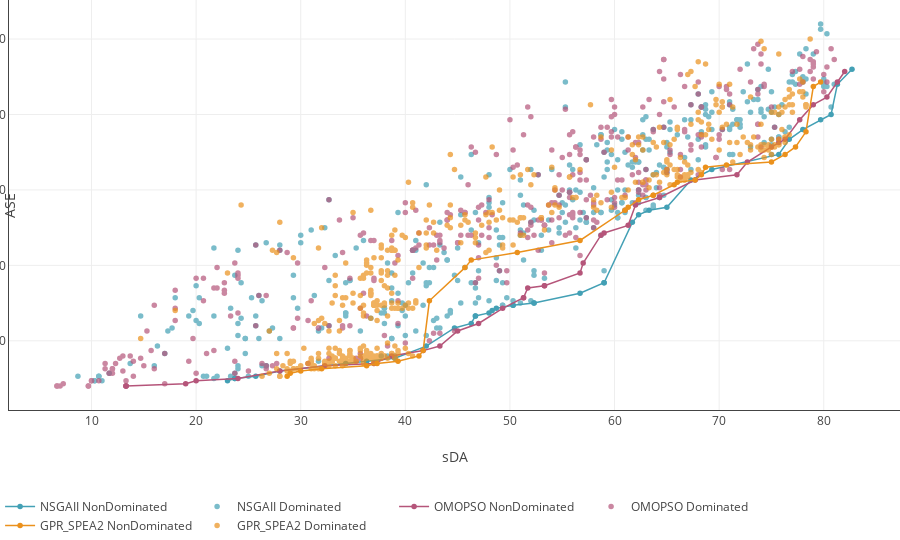

Notebook cell for this chart:
### Markdown cell above
### Pareto Front Plot

### Code cell
new_backend()

create_pfs(pfs1, x=sDA, y=ASE, tpf=nothing, names=all_algorithms_phase1, 
           colorscale=nothing, colors=["#43a0b5", "#B5557A", "#eb911c"],
           draw_dominated=true, layout=layout_weaved)

### Figure 1 — Plotly figure (JSON) as saved in the notebook; plotly's stock layout.template omitted (floating-point values rounded to 4 significant figures; data arrays with more than 128 entries replaced by an {"elided": "..."} marker saying what was removed)
{"data": [{"line": {"color": "#43a0b5", "width": 1.5}, "marker": {"color": "#43a0b5", "size": 5.5}, "mode": "lines+markers", "name": "NSGAII NonDominated", "opacity": 1, "type": "scatter", "x": [23, 23.7, 23.7, 25.7, 28, 34.3, 36.3, 39, 42, 44.7, 46.3, 46.7, 46.7, 48, 48.3, 48.7, 50.3, 50.3, 52.3, 52.3, 56.7, 59, 59, 61.7, 62.3, 63.3, 65, 67.3, 69.3, 75.7, 76.7, 78, 79.7, 80.7, 81.3, 82.7], "y": [4.7, 5, 5, 5.3, 6, 7, 7.3, 7.7, 9.3, 11.7, 12.3, 13.3, 13.3, 13.7, 14, 14.3, 14.7, 14.7, 15, 15, 16.3, 17.7, 17.7, 25.7, 26.7, 27.3, 27.7, 31.3, 32.7, 34.7, 36.7, 38, 39.3, 40, 44, 46]}, {"marker": {"color": "#43a0b5", "size": 5.5}, "mode": "markers", "name": "NSGAII Dominated", "opacity": 0.7, "type": "scatter", "x": {"elided": "377 float values"}, "y": {"elided": "377 float values"}}, {"line": {"color": "#B5557A", "width": 1.5}, "marker": {"color": "#B5557A", "size": 5.5}, "mode": "lines+markers", "name": "OMOPSO NonDominated", "opacity": 1, "type": "scatter", "x": [13.3, 13.3, 13.3, 19, 20, 24, 28, 32.3, 37, 38.7, 41.7, 43.3, 45, 47, 49.3, 51.3, 51.3, 51.7, 53.3, 53.3, 56.7, 57, 58.7, 59, 61.3, 62, 64.3, 67.7, 71.7, 72.7, 75, 75.7, 76.3, 77.7, 79, 80.3, 81.3, 82], "y": [4, 4, 4, 4.3, 4.7, 5, 6, 6.7, 7, 8, 8.7, 9.3, 11.3, 12.3, 14.3, 15.7, 15.7, 17, 17.3, 17.3, 19, 20.3, 24, 24.3, 25.3, 28, 29, 31.3, 32, 33.7, 35.7, 36.3, 36.7, 39.3, 41.3, 42.3, 44.3, 45.7]}, {"marker": {"color": "#B5557A", "size": 5.5}, "mode": "markers", "name": "OMOPSO Dominated", "opacity": 0.7, "type": "scatter", "x": {"elided": "362 float values"}, "y": {"elided": "362 float values"}}, {"line": {"color": "#eb911c", "width": 1.5}, "marker": {"color": "#eb911c", "size": 5.5}, "mode": "lines+markers", "name": "GPR_SPEA2 NonDominated", "opacity": 1, "type": "scatter", "x": [28.7, 29, 30, 32, 36.3, 37.3, 39.3, 41.3, 41.7, 42.3, 45.7, 46.3, 50.7, 56.7, 61, 61.3, 62.3, 63.7, 63.7, 65.7, 66, 67.7, 68.3, 68.7, 70.7, 75, 76.3, 77.3, 78.3, 79, 79.7], "y": [5.3, 5.7, 6, 6.3, 6.7, 7, 7.3, 8, 8.7, 15.3, 19.7, 20.7, 21.7, 23.3, 27.3, 27.7, 28.7, 29.3, 29.3, 30.7, 31, 31.3, 32, 33, 33.3, 33.7, 34.7, 35.7, 37.7, 43.7, 44.3]}, {"marker": {"color": "#eb911c", "size": 5.5}, "mode": "markers", "name": "GPR_SPEA2 Dominated", "opacity": 0.7, "type": "scatter", "x": {"elided": "449 float values"}, "y": {"elided": "449 float values"}}], "layout": {"autosize": false, "height": 540, "legend": {"orientation": "h", "x": -0.01, "y": -0.2}, "margin": {"b": 0, "l": 0, "r": 0, "t": 0}, "width": 900, "xaxis": {"autorange": true, "showgrid": true, "showline": true, "showticklabels": true, "tickformat": ".", "ticks": "", "title": "sDA", "zeroline": false}, "yaxis": {"autorange": true, "showgrid": true, "showline": true, "showticklabels": true, "tickformat": ".", "ticks": "", "title": "ASE", "zeroline": false}}}
